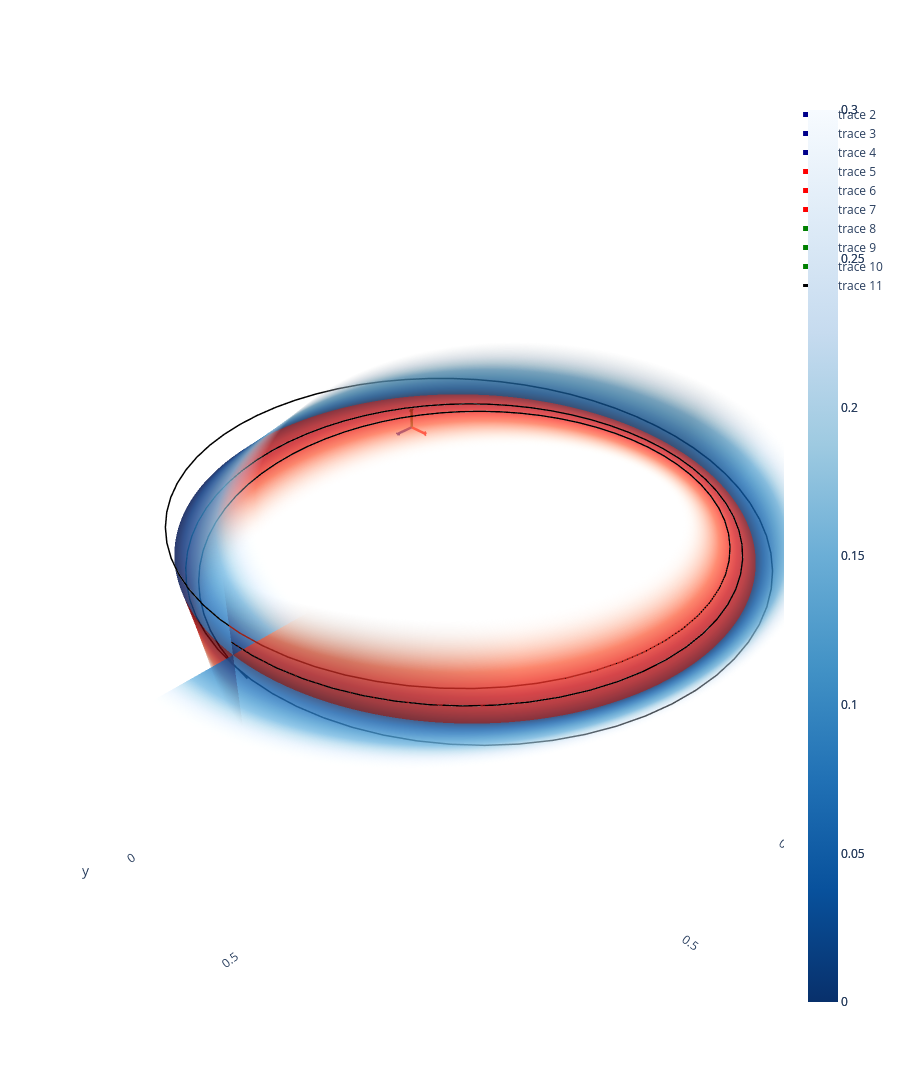

Here is the notebook cell this chart was saved with:
### Code cell
from plotly.graph_objs import Scatter3d
from plotly.subplots import make_subplots
import numpy as np

import plotly.graph_objects as go

nPhi, nS = 200, 40
Phi = np.linspace(0, 2*np.pi, num=nPhi, endpoint=True)
TETu = np.pi/2 + Phi / 2 
TETs = Phi / 2 
R0, Z0 = 1.0, 0.0

fig = make_subplots(
    rows=1, cols=1,
    specs=[[{'is_3d': True}, ]],
)






R_isphi = R0 + np.linspace(0.0, 0.3, num=nS)[:,None] * np.cos(TETu)[None,:] # [iS, iPhi]
Z_isphi = Z0 + np.linspace(0.0, 0.3, num=nS)[:,None] * np.sin(TETu)[None,:] # [iS, iPhi]
S_isphi = np.linspace(0.0, 0.3, num=nS)[:,None] * np.ones_like(TETu)[None,:] # [iS, iPhi]
x_isphi = R_isphi*np.cos(Phi)[None,:]
y_isphi = R_isphi*np.sin(Phi)[None,:] 
z_isphi = Z_isphi

fig.add_trace(
    go.Surface(
        x=x_isphi,
        y=y_isphi,
        z=z_isphi,
        surfacecolor=S_isphi, 
        colorscale="Reds_r",
        opacityscale=[
            [0.0, 0.8], # vertex with min value is totally opaque  
#             [0.1, 0.9],
#             [0.2, 0.7],
            [0.5, 0.8],
            [1.0, 0.0] # vertex with max value is totally transparent  
        ],
    ),1,1, )


R_isphi = R0 + np.linspace(0.0, 0.3, num=nS)[:,None] * np.cos(TETs)[None,:] # [iS, iPhi]
Z_isphi = Z0 + np.linspace(0.0, 0.3, num=nS)[:,None] * np.sin(TETs)[None,:] # [iS, iPhi]
S_isphi = np.linspace(0.0, 0.3, num=nS)[:,None] * np.ones_like(TETs)[None,:] # [iS, iPhi]
x_isphi = R_isphi*np.cos(Phi)[None,:]
y_isphi = R_isphi*np.sin(Phi)[None,:] 
z_isphi = Z_isphi

fig.add_trace(
    go.Surface(
        x=x_isphi,
        y=y_isphi,
        z=z_isphi,
        surfacecolor=S_isphi, 
        colorscale="Blues_r",
        opacityscale=[
            [0.0, 0.8], # vertex with min value is totally opaque  
#             [0.1, 0.9],
#             [0.2, 0.7],
            [0.5, 0.8],
            [1.0, 0.0] # vertex with max value is totally transparent  
        ],
    ),1,1, )







axori_x, axori_y, axori_z = -1.0, -1.3, -0.5
axori_dx, axori_dy, axori_dz = 0.1, 0.1, 0.1
axori_xarrlen, axori_yarrlen, axori_zarrlen = 0.01, 0.01, 0.01
fig.add_trace(
    go.Scatter3d(
        x=[axori_x, axori_x+axori_dx], 
        y=[axori_y, axori_y], 
        z=[axori_z, axori_z], mode="lines", line=dict(color='darkblue', width=5) ),
)
fig.add_trace(
    go.Scatter3d(
        x=[axori_x+axori_dx, axori_x+axori_dx-axori_xarrlen], 
        y=[axori_y, axori_y-axori_xarrlen], 
        z=[axori_z, axori_z], mode="lines", line=dict(color='darkblue', width=5) ),
)
fig.add_trace(
    go.Scatter3d(
        x=[axori_x+axori_dx, axori_x+axori_dx-axori_xarrlen], 
        y=[axori_y, axori_y+axori_xarrlen], 
        z=[axori_z, axori_z], mode="lines", line=dict(color='darkblue', width=5) ),
)
fig.add_trace(
    go.Scatter3d(
        x=[axori_x, axori_x], 
        y=[axori_y, axori_y+axori_dy], 
        z=[axori_z, axori_z], mode="lines", line=dict(color='red', width=5) ),
)
fig.add_trace(
    go.Scatter3d(
        x=[axori_x, axori_x], 
        y=[axori_y+axori_dy, axori_y+axori_dy-axori_yarrlen], 
        z=[axori_z, axori_z+axori_yarrlen], mode="lines", line=dict(color='red', width=5) ),
)
fig.add_trace(
    go.Scatter3d(
        x=[axori_x, axori_x], 
        y=[axori_y+axori_dy, axori_y+axori_dy-axori_yarrlen], 
        z=[axori_z, axori_z-axori_yarrlen], mode="lines", line=dict(color='red', width=5) ),
)
fig.add_trace(    
    go.Scatter3d(
        x=[axori_x, axori_x], 
        y=[axori_y, axori_y], 
        z=[axori_z, axori_z+axori_dz], mode="lines", line=dict(color='green', width=5) ),               
)
fig.add_trace(    
    go.Scatter3d(
        x=[axori_x, axori_x+axori_zarrlen], 
        y=[axori_y, axori_y], 
        z=[axori_z+axori_dz, axori_z+axori_dz-axori_zarrlen], mode="lines", line=dict(color='green', width=5) ),               
)
fig.add_trace(    
    go.Scatter3d(
        x=[axori_x, axori_x-axori_zarrlen], 
        y=[axori_y, axori_y], 
        z=[axori_z+axori_dz, axori_z+axori_dz-axori_zarrlen], mode="lines", line=dict(color='green', width=5) ),               
)

fig.add_trace(    
    go.Scatter3d(
        x=cylflt.sol(Phi*3)[0,:]*np.cos(Phi*3), 
        y=cylflt.sol(Phi*3)[0,:]*np.sin(Phi*3), 
        z=cylflt.sol(Phi*3)[1,:], mode="lines", line=dict(color='black', width=3) ),               
)

fig['layout'].update(
    height=1200,
    paper_bgcolor='rgba(0,0,0,0)',
    plot_bgcolor='rgba(0,0,0,0)',
    scene=dict(
        xaxis = dict(
             backgroundcolor="rgba(0,0,0,0)",
             gridcolor="rgba(0,0,0,0)",
             showbackground=False,
             zerolinecolor="rgba(0,0,0,0)",),
        yaxis = dict(
            backgroundcolor="rgba(0,0,0,0)",
            gridcolor="rgba(0,0,0,0)",
            showbackground=False,
            zerolinecolor="rgba(0,0,0,0)"),
        zaxis = dict(
            backgroundcolor="rgba(0,0,0,0)",
            gridcolor="rgba(0,0,0,0)",
            showbackground=False,
            zerolinecolor="rgba(0,0,0,0)",),
        aspectmode="data")
)


fig.show()

### Figure 1 — Plotly figure (JSON) as saved in the notebook; plotly's stock layout.template omitted (floating-point values rounded to 4 significant figures; data arrays with more than 128 entries replaced by an {"elided": "..."} marker saying what was removed)
{"data": [{"colorscale": [[0, "rgb(103,0,13)"], [0.125, "rgb(165,15,21)"], [0.25, "rgb(203,24,29)"], [0.375, "rgb(239,59,44)"], [0.5, "rgb(251,106,74)"], [0.625, "rgb(252,146,114)"], [0.75, "rgb(252,187,161)"], [0.875, "rgb(254,224,210)"], [1, "rgb(255,245,240)"]], "opacityscale": [[0, 0.8], [0.5, 0.8], [1, 0]], "scene": "scene", "surfacecolor": {"elided": "40x200 float values"}, "type": "surface", "x": {"elided": "40x200 float values"}, "y": {"elided": "40x200 float values"}, "z": {"elided": "40x200 float values"}}, {"colorscale": [[0, "rgb(8,48,107)"], [0.125, "rgb(8,81,156)"], [0.25, "rgb(33,113,181)"], [0.375, "rgb(66,146,198)"], [0.5, "rgb(107,174,214)"], [0.625, "rgb(158,202,225)"], [0.75, "rgb(198,219,239)"], [0.875, "rgb(222,235,247)"], [1, "rgb(247,251,255)"]], "opacityscale": [[0, 0.8], [0.5, 0.8], [1, 0]], "scene": "scene", "surfacecolor": {"elided": "40x200 float values"}, "type": "surface", "x": {"elided": "40x200 float values"}, "y": {"elided": "40x200 float values"}, "z": {"elided": "40x200 float values"}}, {"line": {"color": "darkblue", "width": 5}, "mode": "lines", "type": "scatter3d", "x": [-1, -0.9], "y": [-1.3, -1.3], "z": [-0.5, -0.5]}, {"line": {"color": "darkblue", "width": 5}, "mode": "lines", "type": "scatter3d", "x": [-0.9, -0.91], "y": [-1.3, -1.31], "z": [-0.5, -0.5]}, {"line": {"color": "darkblue", "width": 5}, "mode": "lines", "type": "scatter3d", "x": [-0.9, -0.91], "y": [-1.3, -1.29], "z": [-0.5, -0.5]}, {"line": {"color": "red", "width": 5}, "mode": "lines", "type": "scatter3d", "x": [-1, -1], "y": [-1.3, -1.2], "z": [-0.5, -0.5]}, {"line": {"color": "red", "width": 5}, "mode": "lines", "type": "scatter3d", "x": [-1, -1], "y": [-1.2, -1.21], "z": [-0.5, -0.49]}, {"line": {"color": "red", "width": 5}, "mode": "lines", "type": "scatter3d", "x": [-1, -1], "y": [-1.2, -1.21], "z": [-0.5, -0.51]}, {"line": {"color": "green", "width": 5}, "mode": "lines", "type": "scatter3d", "x": [-1, -1], "y": [-1.3, -1.3], "z": [-0.5, -0.4]}, {"line": {"color": "green", "width": 5}, "mode": "lines", "type": "scatter3d", "x": [-1, -0.99], "y": [-1.3, -1.3], "z": [-0.4, -0.41]}, {"line": {"color": "green", "width": 5}, "mode": "lines", "type": "scatter3d", "x": [-1, -1.01], "y": [-1.3, -1.3], "z": [-0.4, -0.41]}, {"line": {"color": "black", "width": 3}, "mode": "lines", "type": "scatter3d", "x": {"elided": "200 float values"}, "y": {"elided": "200 float values"}, "z": {"elided": "200 float values"}}], "layout": {"height": 1200, "paper_bgcolor": "rgba(0,0,0,0)", "plot_bgcolor": "rgba(0,0,0,0)", "scene": {"aspectmode": "data", "domain": {"x": [0, 1], "y": [0, 1]}, "xaxis": {"backgroundcolor": "rgba(0,0,0,0)", "gridcolor": "rgba(0,0,0,0)", "showbackground": false, "zerolinecolor": "rgba(0,0,0,0)"}, "yaxis": {"backgroundcolor": "rgba(0,0,0,0)", "gridcolor": "rgba(0,0,0,0)", "showbackground": false, "zerolinecolor": "rgba(0,0,0,0)"}, "zaxis": {"backgroundcolor": "rgba(0,0,0,0)", "gridcolor": "rgba(0,0,0,0)", "showbackground": false, "zerolinecolor": "rgba(0,0,0,0)"}}}}
